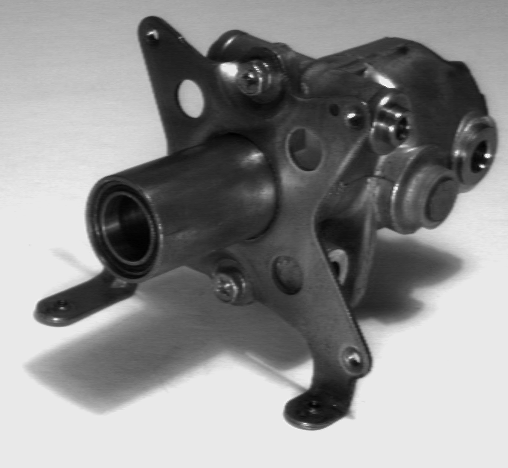
%> input picture assessment2/left.pgm, 508 x 468 px
$ octave stereo.m   (GNU Octave 9; MATLAB toolbox functions it lacks are replaced by stand-ins)
%> lines starting %> are read from the running program, lines starting %| are printed output that depends on the picture; in (x1, y1, x2, y2) boxes, pixels count from 0 and x2, y2 are one past the last pixel; in counts of white or black regions, pixels touching at a corner belong together; the program's own positions count from 1
close all

% Load images
% Note that images are already rectified from calibrated camera, i.e.
% epipolar lines are parallel in both left and right images.
% Each row in the image is the corresponding epipolar line in the other.
% The suffix is misleading. They are NOT pgm images.
% -----------------------------------------------------------
left_image = imread('left.pgm');
%> left_image: size 468x508 uint8; min 0, max 251, mean 140.8
right_image = imread('right.pgm');
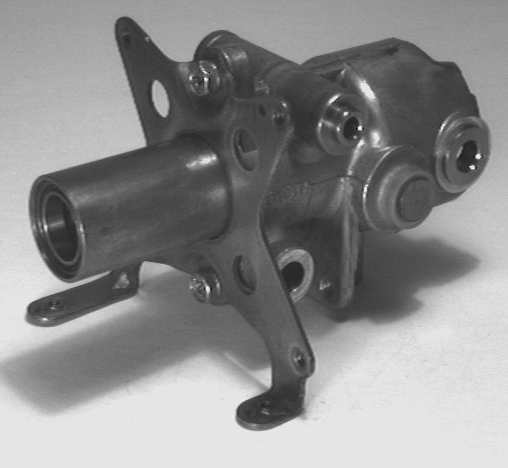
%> input picture assessment2/right.pgm, 508 x 468 px
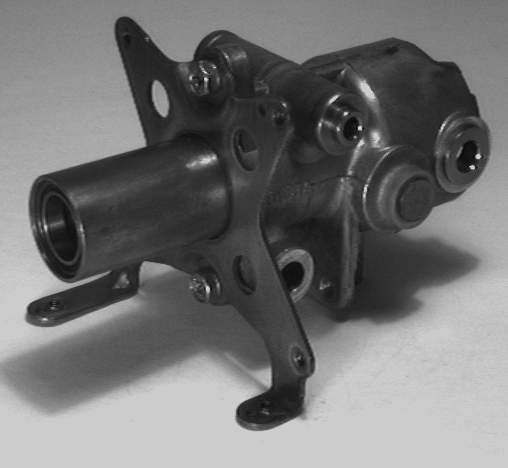
%> right_image: size 468x508 uint8; min 0, max 222, mean 115.4

% Find the edges ( like this for instance, but however you like)
% -------------------------------------------------------------
%s = 'sobel';
s = 'Canny';
left_edge_image = edge(left_image, s);
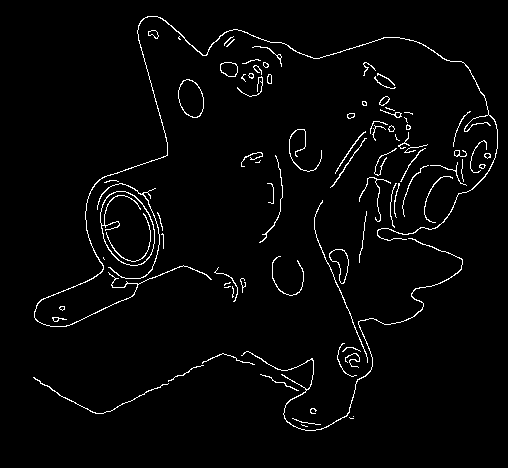
%> left_edge_image: size 468x508 logical; 2.6% white in thin lines or dots, all inside (x1, y1, x2, y2) = (33, 16, 498, 431)
right_edge_image = edge(right_image, s);
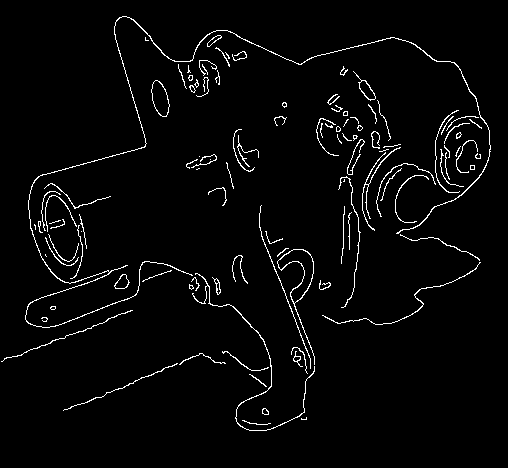
%> right_edge_image: size 468x508 logical; 2.9% white in thin lines or dots, all inside (x1, y1, x2, y2) = (1, 16, 491, 431)

% Display everything
% ------------------
figure(1);
subplot(2,2,1);
imagesc(left_image);
axis image, axis off, colormap gray;
title('Left Image');
subplot(2,2,2);
imagesc(right_image);
axis image, axis off, colormap gray;
title('Right Image');

subplot(2,2,3);
imagesc(left_edge_image);
axis image, axis off, colormap gray;
L_edge_title = sprintf('Left Edge Image - detector %s', s);
title(L_edge_title);
subplot(2,2,4);
imagesc(right_edge_image);
axis image, axis off, colormap gray;
R_edge_title = sprintf('Left Edge Image - detector %s', s);
title(R_edge_title);

% Now do the matching ( a basic understanding of Matlab is needed here )
% disparity matrix concatenation - i.e. append [left_coords, disparities] to
% the existing array_of_disparities
% -----------------------------------------------------------------------
num_rows = size(left_image,1);
%> num_rows = 468
num_cols = size(right_image,2);
%> num_cols = 508
array_of_disparities = [];
new_array_of_disparities = [];
best_disparity = [];
L = 0;
for r = 1:num_rows
	left_edge_pixels = find(left_edge_image(r,:));
    if left_edge_pixels ~= 0
        debug_s = sprintf('edge points found in row %d', r);
        % debug info to make sure window size does not exceed img boundary
        disp(debug_s);
    end
    % process each edge point in Left image
	for i = left_edge_pixels
		i1 = find(right_edge_image(r,:));
		disparities = (i1 - i)';
		num_matches = size(disparities,1);
        % assert helps to check the size match
        assert(num_matches == size(i1, 2));

        % vector to hold sum of absolute difference values for each points
        SAD_vector = [];

        % apply correspondence algorithm on edge point
        % add an SAD column in the array_of_disparities. Method:
        % use a 3x3 window to calculate SAD in the right image
        % This is to find the correspondence between the left and right
        % edge points
        % L: this is the distance from window edge to the centre. Assuming square window
        %    e.g. L = 2 for a 5x5 window,
        L = 3; % if using 2, too many minimal SAD values
        left_window = [];
        % construct left window
%> (the run ends here)
